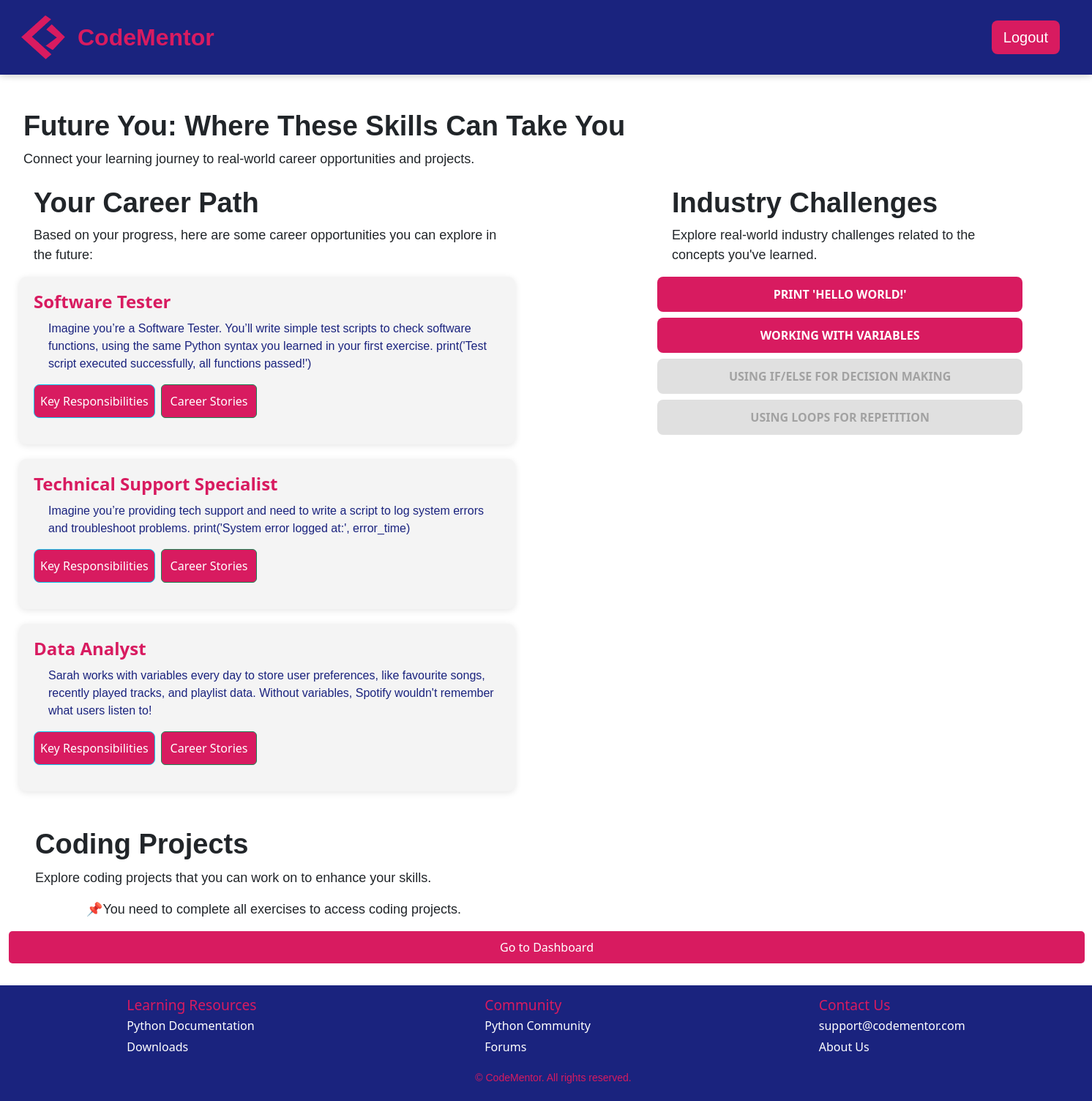
The page /future_you (signed in) on the database as committed earlier.
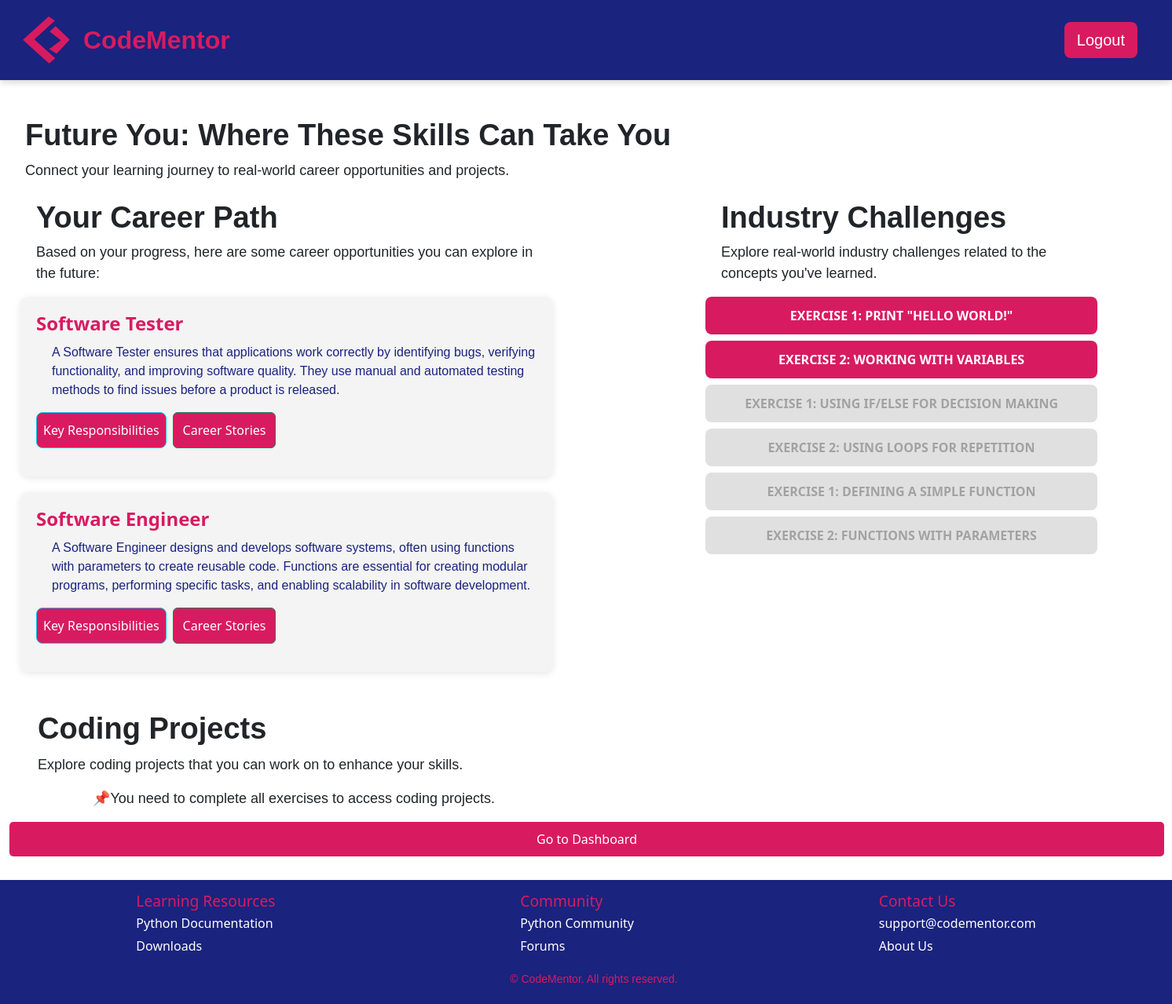
The same page on the database as committed later.
### app.py (models this page shows, shortened)
class CareerSuggestions(db.Model):
    CSid = db.Column(db.Integer, primary_key=True)
    title = db.Column(db.String(100), nullable=False)
    description = db.Column(db.Text, nullable=False)
    exerciseid = db.Column(db.Integer, db.ForeignKey('exercise.exerciseid'), nullable=True)
    keyresponsibilities = db.Column(db.Text, nullable=True)
    exercise = db.relationship('Exercise', backref='career_suggestions', lazy=True)

class Exercise(db.Model):
    exerciseid = db.Column(db.Integer, primary_key=True)
    moduleid = db.Column(db.Integer, db.ForeignKey('module.moduleid'), nullable=False)
    title = db.Column(db.String(100), nullable=False)
    description = db.Column(db.Text, nullable=False)
    user_progress = db.relationship('UserExerciseProgress', backref='exercise', lazy=True)

### app.py (the view, shortened to what this page needs)
@app.route('/future_you', methods=['GET', 'POST'])
@login_required
def future_you():
    userid = current_user.userid
    user_module_progress = UserModuleProgress.query.filter_by(userid=userid).first()
    if user_module_progress:
        current_module_id = user_module_progress.moduleid
    else:
        current_module_id = None
    second_exercise_completed = check_if_second_exercise_completed(userid, current_module_id)
    exercises = Exercise.query.all()
    completed_exercises = UserExerciseProgress.query.filter_by(userid=userid, status='completed').all()
    career_suggestions = []
    seen_exercise_ids = set()
    for completed_exercise in completed_exercises:
        exercise = Exercise.query.get(completed_exercise.exerciseid)
        if exercise and completed_exercise.status == 'completed' and completed_exercise.exerciseid not in seen_exercise_ids:
            suggestions = CareerSuggestions.query.filter_by(exerciseid=exercise.exerciseid).all()
            career_suggestions.extend(suggestions)
            seen_exercise_ids.add(completed_exercise.exerciseid)
    completed_exercise_ids = {ex.exerciseid for ex in completed_exercises}
    exercises_with_status = []
    for exercise in exercises:
        exercises_with_status.append({
            'exerciseid': exercise.exerciseid,
            'title': exercise.title,
            'is_completed': exercise.exerciseid in completed_exercise_ids
        })
    if request.method == 'POST':
        if second_exercise_completed:
            return redirect(url_for('dashboard'))
        else:
            return redirect(url_for('exercises', module_id=current_module_id))
    all_exercises_completed = len(completed_exercise_ids) == len(exercises)
    coding_projects = []
    return render_template('future_you.html',
                           second_exercise_completed=second_exercise_completed,
                           career_suggestions=career_suggestions,
                           exercises_with_status=exercises_with_status,
                           coding_projects=coding_projects,
                           all_exercises_completed=all_exercises_completed)

### app.py (called while the page is built)
@login_manager.user_loader
def load_user(userid):
    return User.query.get(int(userid))

def check_if_second_exercise_completed(userid, module_id):
    second_exercise = Exercise.query.filter_by(moduleid=module_id).order_by(Exercise.exerciseid).offset(1).first()  # This grabs the second exercise based on the module
    if second_exercise:
        user_progress = UserExerciseProgress.query.filter_by(userid=userid, exerciseid=second_exercise.exerciseid).first()
        return user_progress is not None and user_progress.status == 'completed'
    return False

### templates/future_you.html (shortened to what this page needs)
{% extends 'base.html' %}
{% block content %}
    <div class="intro">
        <h1>Future You: Where These Skills Can Take You</h1>
        <p>Connect your learning journey to real-world career opportunities and projects.</p>
    </div>
<section class="future-you-section">
    <div class="container mt-4">
        <div class="row">
            <div class="col-md-8">
                <div style="max-width: 80%;">
                <h1 class="text-left">Your Career Path</h1>
                <p class="text-left" >Based on your progress, here are some career opportunities you can explore in the future:</p>
                </div>
                <div class="career-path-boxes-container">
                    {% if career_suggestions %}
                    <div class="career-paths-container">
                        {% for career in career_suggestions %}
                            <div class="career-path-box">
                                <h3 class="career-title">{{ career.title }}</h3>
                                <p class="career-description" >{{ career.description | safe }}</p>
                                <div class="d-flex gap-2">
                                    <button class="btn btn-info learn-more-btn" data-csid="{{ career.CSid }}">Key Responsibilities</button>
                                    <button class="btn btn-success career-stories-btn" data-csid="{{ career.CSid }}">Career Stories</button>
                                </div>
                            </div>
                        {% endfor %}
                    </div>
                    {% else %}
                        <p>No career suggestions available for this module yet.</p>
                    {% endif %}
                </div>
            </div>
            <div class="col-md-4">
                <div class="industry-challenges">
                    <h1>Industry Challenges</h1>
                    <p>Explore real-world industry challenges related to the concepts you've learned.</p>
                    <div class="d-grid gap-2">
                        {% for exercise in exercises_with_status %}
                            <button class="industry btn-primary"
                                {% if not exercise.is_completed %} disabled {% endif %}
                                    data-url="{{ url_for('industry_challenges', exercise_id=exercise.exerciseid) }}">
                                {{ exercise.title }}
                            </button>
                        {% endfor %}
                    </div>
                </div>
            </div>
        </div>
        <h1 style="margin-left: -50px; margin-top: 50px;">Coding Projects</h1>
        <p style="margin-left: -50px; margin-top: 10px;">Explore coding projects that you can work on to enhance your skills.</p>
        {% if all_exercises_completed %}
            <div class="row">
                {% for project in coding_projects %}
                <div class="col-md-4 mb-3">
                    <div class="card h-100">
                        <div class="card-body">
                            <h4 class="card-title"><strong>{{ project.title }}</strong></h4>
                            <p class="card-text">{{ project.description }}</p>
                            <h5 style="color: #1a237e">Concepts:</h5>
                            <ul>
                                {% for concept in project.concepts %}
                                    <li>{{ concept }}</li>
                                {% endfor %}
                            </ul>
                            <button class="btn vcode toggle-code-btn" data-id="project-{{ project.id }}">View Code</button>
                            <pre id="code-{{ project.id }}" style="display:none; color: #1a237e;"><code>{{ project.demoCode }}</code></pre>
                        </div>
                    </div>
                </div>
                {% endfor %}
            </div>
        {% else %}
            <p>📌You need to complete all exercises to access coding projects.</p>
        {% endif %}
    </div>
    {% if second_exercise_completed %}
        <form method="POST">
            <button type="submit" class="btn btn-custom">Go to Dashboard</button>
        </form>
    {% else %}
        <form method="POST">
            <button type="submit" class="btn btn-custom">Go to Exercises</button>
        </form>
    {% endif %}
</section>
{% endblock %}

### templates/base.html (shortened to what this page needs)
<!DOCTYPE html>
<html lang="en">
<head>
    <link rel="stylesheet" href="https://cdn.jsdelivr.net/npm/bootstrap@5.3.3/dist/css/bootstrap.min.css">
    <link rel="stylesheet" type="text/css" href="/static/css/styles.css">
    <link rel="stylesheet" href="https://cdnjs.cloudflare.com/ajax/libs/font-awesome/6.0.0-beta3/css/all.min.css">
</head>
<body>
    <header>
      <nav class="navbar navbar-expand-lg">
          <div class="container-fluid">
              <div class="logo-container d-flex align-items-center">
                  <svg width="20" height="20" viewBox="0 0 100 100"></svg>
                  <a class="navbar-brand" href="{{ url_for('home') }}">
                      <img src="/static/images/CMLogo.png" alt="CodeMentor Logo" class="logo-image">
                  </a>
                  <span class="logo-text">CodeMentor</span>
              </div>
              <div class="collapse navbar-collapse" id="navbarContent">
                <ul class="navbar-nav ms-auto d-flex gap-2">
                    {% if current_user.is_authenticated %}
                        {% if request.endpoint == 'exercises' %}
                            <li class="nav-item">
                              <a href="{{ url_for('dashboard') }}" class="btn btn-link back-arrow-btn">
                                  <i class="fas fa-arrow-left"></i>
                              </a>
                          </li>
                        {% else %}
                            <li class="nav-item">
                                <a href="{{ url_for('logout') }}" class="btn custom-btn-primary btn-lg">Logout</a>
                            </li>
                        {% endif %}
                    {% endif %}
                </ul>
              </div>
          </div>
      </nav>
    </header>
    <main class="container-fluid flex-grow-1">
        {% block content %}{% endblock %}
    </main>
    <div id="scroll-indicator" class="scroll-indicator">
    </div>
{% if request.endpoint not in ["login", "register", "dashboard", "exercises"] %}
<footer class="footer">
    <div class="footer-content">
      <div class="footer-section">
        <h3>Learning Resources</h3>
        <ul>
          <li><a href="https://www.python.org/doc/">Python Documentation</a></li>
          <li><a href="https://www.python.org/downloads/">Downloads</a></li>
        </ul>
      </div>
      <div class="footer-section">
        <h3>Community</h3>
        <ul>
          <li><a href="https://www.python.org/community/">Python Community</a></li>
          <li><a href="https://www.python.org/community/forums/">Forums</a></li>
        </ul>
      </div>
      <div class="footer-section">
        <h3>Contact Us</h3>
        <ul>
          <li><a href="mailto:support@codementor.com">support@codementor.com</a></li>
          <li><a href="https://codementor.com/about">About Us</a></li>
        </ul>
      </div>
    </div>
    <div class="footer-bottom">
      <p>&copy; {{ year }} CodeMentor. All rights reserved.</p>
    </div>
</footer>
{% endif %}
</body>
</html>

### static/css/styles.css (style rules this page uses)
header { box-shadow: 0 2px 10px rgba(0, 0, 0, 0.1); position: fixed; top: 0; width: 100%; z-index: 1000; }
body, html { margin: 0; padding: 0; height: 100%; }
body { display: flex; flex-direction: column; height: 100%; }
main { flex: 1; margin-top: 200px; }
h1 { font-weight: bold; font-size: 38px; font-family: Verdana, Geneva, Tahoma, sans-serif; margin-left: 20px; }
p { font-size: 18px; font-family: Verdana, Geneva, Tahoma, sans-serif; margin-left: 20px; }
.navbar { background: #1a237e; padding: 1rem 2rem; box-shadow: 0 2px 10px rgba(0,0,0,0.1); }
.logo-image { width: 60px; height: 60px; }
.logo-text { font-family: Verdana, Geneva, Tahoma, sans-serif; font-weight: bold; font-size: 32px; color: #D81B60; margin-left: 1px; display: inline-block; }
.logo-container { margin-left: -35px; }
.custom-btn-primary { background-color: #D81B60 !important; color: white !important; border: none !important; font-family: Verdana, Geneva, Tahoma, sans-serif; }
.navbar-nav { display: flex; flex-direction: row; gap: 15px; align-items: center; justify-content: flex-end; }
.scroll-indicator { position: fixed; bottom: 20px; left: 50%; transform: translateX(-50%); font-size: 2rem; color: #D81B60; cursor: pointer; animation: bounce 1.5s infinite; display: none; }
.footer { background-color: #1a237e; color: #ffffff; padding: 5px 20px; position: relative; width: 100%; margin-top: 30px; }
.footer-content { display: flex; justify-content: space-around; flex-wrap: wrap; gap: 5px; padding: 10px 0; }
.footer-section h3 { color: #D81B60; font-size: 1.2rem; margin-bottom: 5px; }
.footer-section ul { list-style: none; padding: 0; margin: 0; }
.footer-section ul li { margin-bottom: 5px; }
.footer-section ul li a { text-decoration: none; color: #ffffff; font-size: 1rem; }
.footer-bottom { text-align: center; margin-top: 5px; color: #D81B60; }
body, html { height: 100%; margin: 0; display: flex; flex-direction: column; }
.footer-bottom p { font-size: 14px; }
.intro { margin-top: -50px; padding-top: 0; margin-bottom: 20px; }
.col-md-8 { margin-left: -80px; padding-left: 20px; }
.industry-challenges { width: 120%; max-width: 500px; }
.career-paths-container { display: flex; flex-wrap: wrap; gap: 20px; justify-content: space-between; }
.career-path-box { background-color: #f4f4f4; padding: 20px; width: 80%; border-radius: 10px; box-shadow: 0 2px 10px rgba(0, 0, 0, 0.1); transition: transform 0.3s ease-in-out; }
.career-title { font-size: 1.5rem; font-weight: bold; color: #D81B60; text-decoration: none; }
.career-description { font-size: 1rem; color: #1a237e !important; margin-top: 10px; text-align: left; }
.btn-custom { background-color: #D81B60 !important; color: white; padding: 10px 20px; border: none; border-radius: 5px; font-size: 1rem; width: 1470px; }
.learn-more-btn { background-color: #D81B60; color: white; padding: 10px 08px; font-size: 1rem; border-radius: 8px; }
.career-stories-btn { background-color: #D81B60; cursor: pointer; }
.industry { background-color: #D81B60; color: white; border: none; padding: 12px 24px; font-size: 16px; font-weight: bold; text-transform: uppercase; border-radius: 8px; cursor: pointer; transition: background-color 0.3s ease, transform 0.2s ease; display: inline-block; text-align: center; }
.industry:disabled { background-color: #ccc; color: #666; cursor: not-allowed; box-shadow: none; opacity: 0.6; }

Rows that differ between the two databases and show on the page:
removed CareerSuggestions: title "Technical Support Specialist", description "Imagine you’re providing tech support and need to write a script to log system errors and troubleshoot problems. print('System error logged at:', error_time)"
removed CareerSuggestions: title "Data Analyst", description "Sarah works with variables every day to store user preferences, like favourite songs, recently played tracks, and playlist data. Without variables, Spotify wouldn't remember what users listen to!"
changed CareerSuggestions "Software Tester": description "Imagine you’re a Software Tester. You’ll write simple test scripts to check software functions, using the same Python syntax you learned in your first exercise. print('Test script executed successfully, all functions passed!')" → "A Software Tester ensures that applications work correctly by identifying bugs, verifying functionality, and improving software quality. They use manual and automated testing methods to find issues before a product is released."
added CareerSuggestions: title "Software Engineer", description "A Software Engineer designs and develops software systems, often using functions with parameters to create reusable code. Functions are essential for creating modular programs, performing specific tasks, and enabling scalability in software development."
changed Exercise: title "PRINT 'HELLO WORLD!'" → "EXERCISE 1: PRINT \"HELLO WORLD!\""
changed Exercise: title "WORKING WITH VARIABLES" → "EXERCISE 2: WORKING WITH VARIABLES"
changed Exercise: title "USING IF/ELSE FOR DECISION MAKING" → "EXERCISE 1: USING IF/ELSE FOR DECISION MAKING"
changed Exercise: title "USING LOOPS FOR REPETITION" → "EXERCISE 2: USING LOOPS FOR REPETITION"
added Exercise: title "EXERCISE 1: DEFINING A SIMPLE FUNCTION"
added Exercise: title "EXERCISE 2: FUNCTIONS WITH PARAMETERS"
